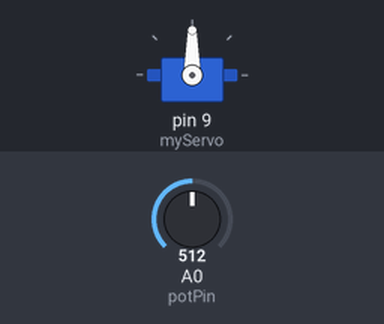
The sketch below on a simulated Arduino Uno, built with avr-gcc and run on an emulated ATmega328P. On the bench: servo. The inputs (shaded band) are chosen by the test bench; at power-on: A0 (potPin) = 512.

Above: at 1.2 s.
1.3 s: A0 (potPin) set to 716
At 2.5 s:
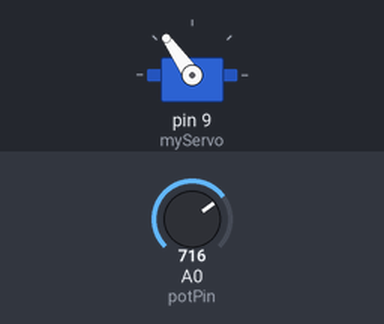
2.8 s: A0 (potPin) set to 900
At 3.5 s:
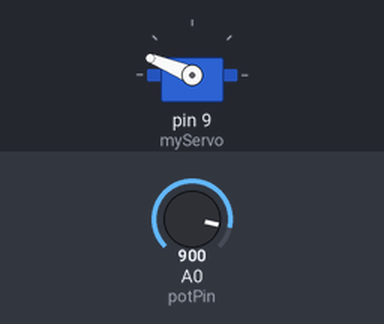
4.3 s: A0 (potPin) set to 1023
At 5.0 s:
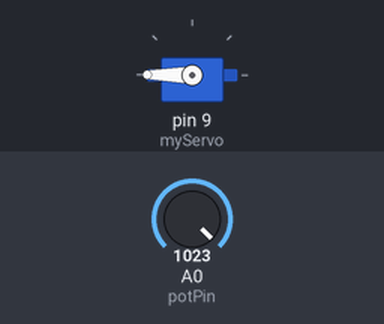
5.8 s: A0 (potPin) set to 306
At 7.0 s:
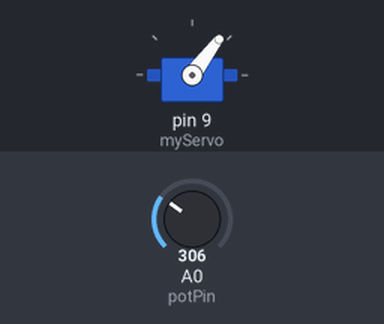
7.3 s: A0 (potPin) set to 122
At 8.5 s:
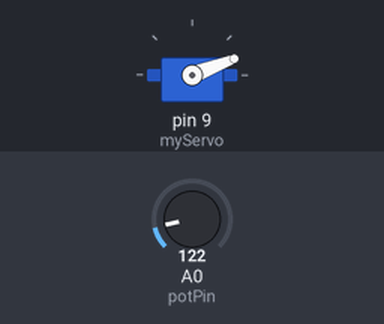
Timing chart, 0 to 9.8 s (numbered marks = the images above; inputs shaded):
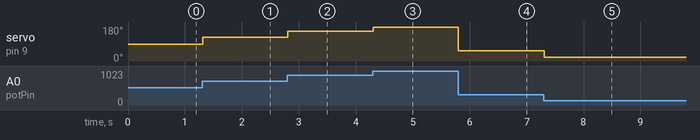

Measured:
- after the input at 1.3 s, servo on pin 9 (myServo): 90° → 125° at once
- after the input at 2.8 s, servo on pin 9 (myServo): 125° → 158° at once
- after the input at 4.3 s, servo on pin 9 (myServo): 158° → 180° at once
- after the input at 5.8 s, servo on pin 9 (myServo): 180° → 53° at once
- after the input at 7.3 s, servo on pin 9 (myServo): 53° → 21° at once

The sketch:

servo-potentiometre.ino
```cpp
#include <Servo.h>

Servo myServo;  // Création de l'objet servo

const int potPin = 0;    // Broche du potentiomètre
int potValue = 0;         // Valeur analogique lue
int angle = 0;            // Position convertie

void setup() {
  myServo.attach(9);      // Branchement du servo sur la broche D9
}

void loop() {
  potValue = analogRead(potPin);            // Lecture de la valeur du potentiomètre
  angle = map(potValue, 0, 1023, 0, 180);   // Conversion en angle pour le servo
  myServo.write(angle);                     // Déplacement du servo à l'angle donné
  delay(15);                                // Pause pour laisser le temps au servo de bouger
}
```
